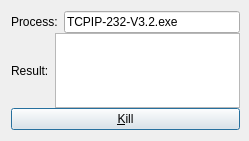
<?xml version="1.0" encoding="UTF-8"?>
<ui version="4.0">
 <class>Dialog</class>
 <widget class="QDialog" name="Dialog">
  <property name="geometry">
   <rect>
    <x>0</x>
    <y>0</y>
    <width>249</width>
    <height>141</height>
   </rect>
  </property>
  <property name="windowTitle">
   <string>Process Killer</string>
  </property>
  <widget class="QWidget" name="verticalLayoutWidget">
   <property name="geometry">
    <rect>
     <x>0</x>
     <y>0</y>
     <width>251</width>
     <height>141</height>
    </rect>
   </property>
   <layout class="QVBoxLayout" name="verticalLayout">
    <property name="spacing">
     <number>0</number>
    </property>
    <property name="sizeConstraint">
     <enum>QLayout::SetMaximumSize</enum>
    </property>
    <item>
     <layout class="QHBoxLayout" name="horizontalLayout">
      <item>
       <widget class="QLabel" name="label">
        <property name="text">
         <string>Process:</string>
        </property>
       </widget>
      </item>
      <item>
       <widget class="QLineEdit" name="lineEditProcessName">
        <property name="text">
         <string>TCPIP-232-V3.2.exe</string>
        </property>
       </widget>
      </item>
     </layout>
    </item>
    <item>
     <layout class="QHBoxLayout" name="horizontalLayout_5">
      <item>
       <widget class="QLabel" name="label_4">
        <property name="text">
         <string>Result:</string>
        </property>
       </widget>
      </item>
      <item>
       <widget class="QTextEdit" name="textEditResult">
        <property name="readOnly">
         <bool>true</bool>
        </property>
        <property name="acceptRichText">
         <bool>false</bool>
        </property>
       </widget>
      </item>
     </layout>
    </item>
    <item>
     <widget class="QPushButton" name="pushButtonCheckStatus">
      <property name="text">
       <string>&amp;Kill</string>
      </property>
     </widget>
    </item>
   </layout>
  </widget>
 </widget>
 <layoutdefault spacing="6" margin="11"/>
 <resources/>
 <connections/>
</ui>
